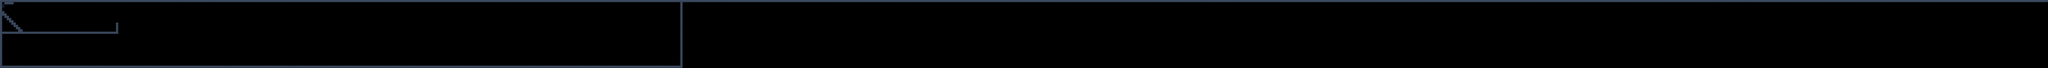

A level layout from a 2D game, rendered from its tile map. Below: a short description, then the map file with tile-grid data replaced by summaries:
An orthogonal 900x30 tile map with 16x16 px tiles, 1 tile layer (Tile Layer 3), 2 tilesets and 4 objects.

<map version="1.0" tiledversion="1.0.3" orientation="orthogonal" renderorder="right-down" width="900" height="30" tilewidth="16" tileheight="16" nextobjectid="16">
 <tileset firstgid="1" name="prtcave" tilewidth="16" tileheight="16" tilecount="80" columns="16">
  <image source="../tilesets/PrtCave.png" width="256" height="80" />
  <tile id="0">
   <animation>
    <frame tileid="0" duration="100" />
    <frame tileid="1" duration="100" />
   </animation>
  </tile>
  <tile id="1">
   <properties>
    <property name="collision" type="bool" value="true" />
   </properties>
   <objectgroup draworder="index" />
  </tile>
  <tile id="2">
   <properties>
    <property name="collision" type="bool" value="true" />
   </properties>
   <objectgroup draworder="index" />
  </tile>
  <tile id="5">
   <objectgroup draworder="index">
    <object id="1" x="0" y="0" width="16" height="16" />
   </objectgroup>
  </tile>
  <tile id="13">
   <animation>
    <frame tileid="13" duration="100" />
    <frame tileid="14" duration="100" />
   </animation>
  </tile>
  <tile id="16">
   <animation>
    <frame tileid="0" duration="100" />
    <frame tileid="1" duration="100" />
   </animation>
  </tile>
  <tile id="19">
   <objectgroup draworder="index">
    <object id="1" x="0" y="6">
     <polygon points="0,-2 16,10 0,10" />
    </object>
   </objectgroup>
  </tile>
  <tile id="20">
   <objectgroup draworder="index">
    <object id="2" x="16.0435" y="3.91304">
     <polyline points="0,0 -3.34783,0.0434783 -15.9565,10.1304 -15.9565,12.087 0.0434783,12.1304 -0.0434783,-0.0869565" />
    </object>
   </objectgroup>
  </tile>
  <tile id="67">
   <objectgroup draworder="index">
    <object id="1" x="2" y="3" width="10" height="7">
     <ellipse />
    </object>
   </objectgroup>
  </tile>
  <tile id="71">
   <animation>
    <frame tileid="48" duration="100" />
    <frame tileid="49" duration="100" />
    <frame tileid="50" duration="100" />
    <frame tileid="51" duration="100" />
    <frame tileid="53" duration="100" />
    <frame tileid="54" duration="100" />
    <frame tileid="55" duration="100" />
    <frame tileid="70" duration="100" />
    <frame tileid="68" duration="100" />
    <frame tileid="69" duration="100" />
    <frame tileid="60" duration="100" />
    <frame tileid="59" duration="100" />
   </animation>
  </tile>
 </tileset>
 <tileset firstgid="81" name="prtbarr" tilewidth="16" tileheight="16" tilecount="80" columns="16">
  <image source="../tilesets/PrtBarr.png" width="256" height="88" />
  <tile id="16">
   <animation>
    <frame tileid="21" duration="100" />
    <frame tileid="6" duration="100" />
    <frame tileid="21" duration="100" />
   </animation>
  </tile>
 </tileset>
 <layer name="Tile Layer 3" width="900" height="30">
  <data>[27000 cells, 1335 non-empty, 4 distinct tile ids]</data>
 </layer>
</map>
